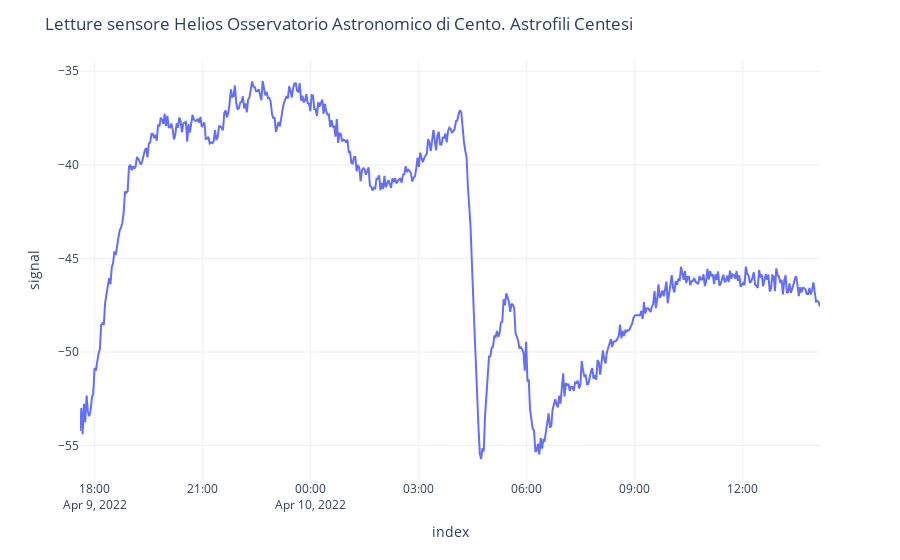

The notebook cell this image was saved under:
### Code cell
fig.show()

### Figure 1 — Plotly figure (JSON) as saved in the notebook; plotly's stock layout.template omitted (floating-point values rounded to 4 significant figures; data arrays with more than 128 entries replaced by an {"elided": "..."} marker saying what was removed)
{"data": [{"hovertemplate": "index=%{x}<br>signal=%{y}<extra></extra>", "legendgroup": "", "line": {"color": "#636efa", "dash": "solid"}, "marker": {"symbol": "circle"}, "mode": "lines", "name": "", "orientation": "v", "showlegend": false, "type": "scatter", "x": {"elided": "560 str values"}, "xaxis": "x", "y": {"elided": "560 float values"}, "yaxis": "y"}], "layout": {"legend": {"tracegroupgap": 0}, "margin": {"t": 60}, "title": {"text": "Letture sensore Helios Osservatorio Astronomico di Cento. Astrofili Centesi"}, "xaxis": {"anchor": "y", "domain": [0, 1], "title": {"text": "index"}}, "yaxis": {"anchor": "x", "domain": [0, 1], "title": {"text": "signal"}}}}
